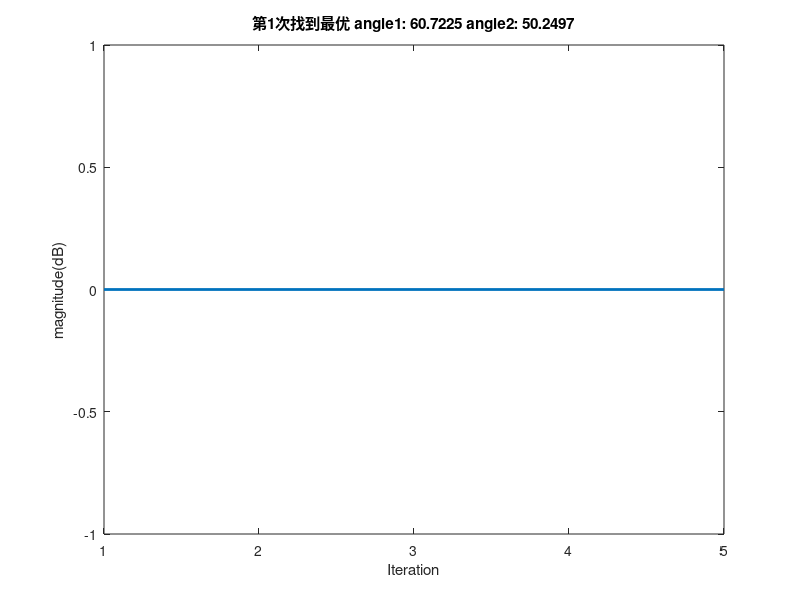
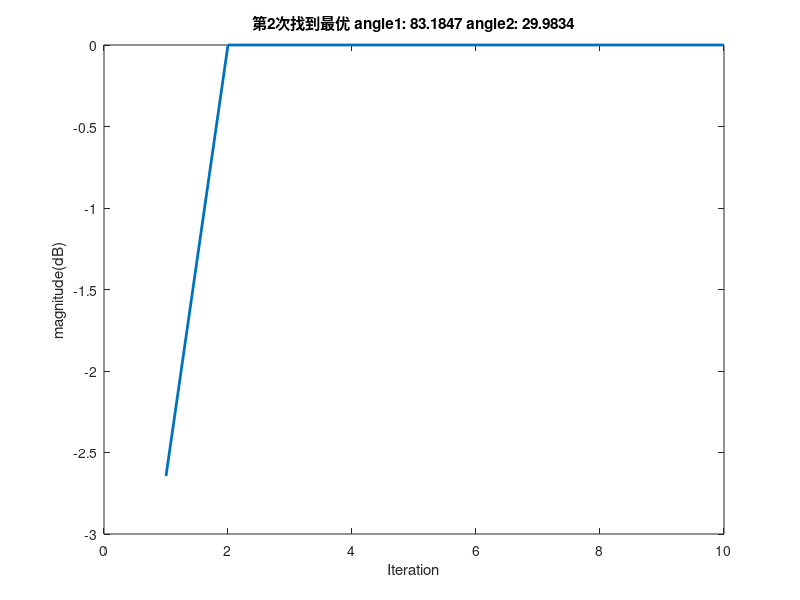
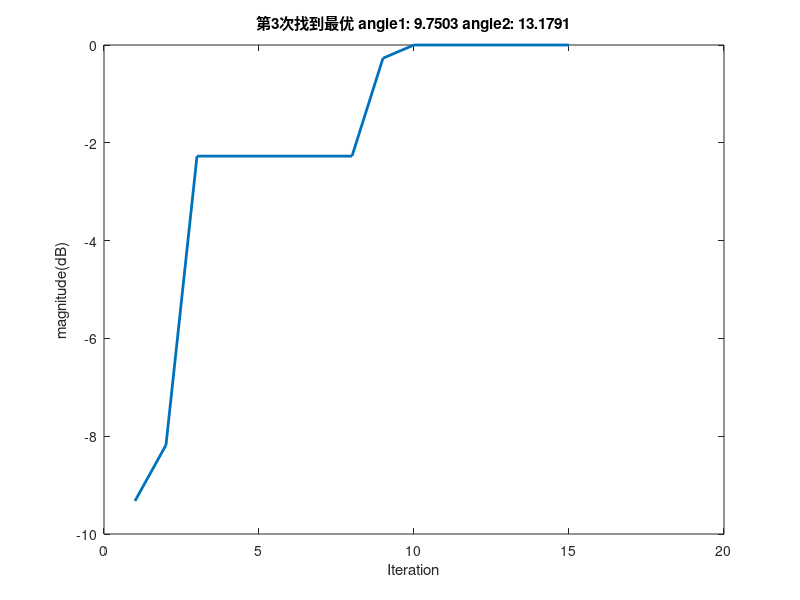
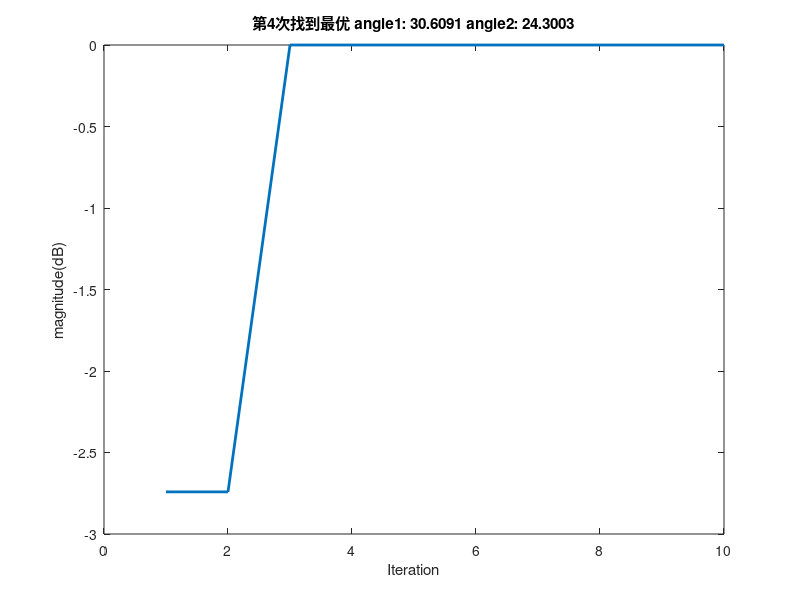

MATLAB code to generate these figures, in order:
%%DOA估计--pso算法：L型阵列问题
clc;clear;close all;
cd(fileparts(mfilename('fullpath')));
addpath(genpath(cd));

%% Problem Definition
nVar=2;             % Number of Decision Variables,两个变量第一变量是theta，第二变量是fe
VarSize=[1 nVar];   % Size of Decision Variables Matrix
VarMin= 0;          % Lower Bound of Variables,注意上下限要保持一致
VarMax= 90;         % Upper Bound of Variables
rad=pi/180;                               %角度->弧度
deg=180/pi;                               %弧度->角度
twpi=2*pi;
kelm=8;                                   %阵元数
dd=0.5;                                   %阵元间距
d=0:dd:(kelm-1)*dd;                       %X轴阵元分布
d1=dd:dd:(kelm-1)*dd;                     %Y轴阵元分布

iwave = 5;                                   %信源数
theta =[10 30 50 60 80];                     %待观测真实角度数据值1
fe=[15 25 5 50 30];                          %待观测真实角度数据值2

snr=10;                                   %信噪比
n=200;                                    %采样数

%% PSO Parameters
MaxIt=100;       % Maximum Number of Iterations
nPop=50;        % Population Size (Swarm Size)

% PSO Parameters
w=1;            % Inertia Weight
wdamp=0.99;     % Inertia Weight Damping Ratio
c1=1.5;         % Personal Learning Coefficient
c2=1.5;         % Global Learning Coefficient

% If you would like to use Constriction Coefficients for PSO,
% uncomment the following block and comment the above set of parameters.

% % Constriction Coefficients
% phi1=2.05;
% phi2=2.05;
% phi=phi1+phi2;
% chi=2/(phi-2+sqrt(phi^2-4*phi));
% w=chi;          % Inertia Weight
% wdamp=1;        % Inertia Weight Damping Ratio
% c1=chi*phi1;    % Personal Learning Coefficient
% c2=chi*phi2;    % Global Learning Coefficient

% Velocity Limits
VelMax=0.5*(VarMax-VarMin);
VelMin=-VelMax;

%% 搜索过程
angel = [];                     % 搜索获得的角度
count=0;counta=1;               % count表示第count次寻找得到的局部最优解的个数，counta表示找到的最优个数
BestC = [];                     % 存储找到的所有最优功率和所有最优角度   
BestP = [];
while counta <= iwave                   % 信源数即为局部最优解的个数
    w=1;                                              %每次循环重置w参数值
    count=count+1;
    disp(['--->第',num2str(count),'次尝试寻找最优角度']);
    
    %% Function And Init
    Ax=exp(-1i*twpi*d.'*(sin(theta*rad).*cos(fe*rad)));%X轴上阵元对应的方向矩阵
    Ay=exp(-1i*twpi*d1.'*(sin(theta*rad).*sin(fe*rad)));%Y轴上阵元对应的方向矩阵
    A=[Ax;Ay];
    S=randn(iwave,n);
    X=A*S;                                            %接受信号
    X1=awgn(X,snr,'measured');                        %加入高斯白噪声
    Rxx=X1*X1'/n;                                     %自相关函数
    [EV,D]=eig(Rxx);                                  %求矩阵的特征向量和特征值
    [EVA,I]=sort(diag(D).');                          %特征值按升值排序
    EV=fliplr(EV(:,I));                               %左右翻转，特征值按降序排序
    Un=EV(:,iwave+1:end);                             %噪声子空间
  
    %% Initialization
    empty_particle.Position=[];
    empty_particle.Cost=[];
    empty_particle.Velocity=[];
    empty_particle.Best.Position=[];
    empty_particle.Best.Cost=[];

    particle=repmat(empty_particle,nPop,1);

    GlobalBest.Cost=inf;
    GlobalBest.Position =zeros(1,nVar);
    for i=1:nPop

        % Initialize Position
        particle(i).Position =unifrnd(VarMin,VarMax,VarSize);
        % Initialize Velocity
        particle(i).Velocity = zeros(VarSize);
        
        % Evaluation
        phim1=rad*particle(i).Position(1);
        phim2=rad*particle(i).Position(2);
        a1=exp(-1i*twpi*d.'*sin(phim1)*cos(phim2));
        a2=exp(-1i*twpi*d1.'*sin(phim1)*sin(phim2));
        a=[a1;a2];
        SP=1/(a'*(Un*Un')*a);
        SP=abs(SP);
        particle(i).Cost=-SP;

        % Update Personal Best
        particle(i).Best.Position=particle(i).Position;
        particle(i).Best.Cost=particle(i).Cost;

        % Update Global Best
        if particle(i).Best.Cost<GlobalBest.Cost
            GlobalBest=particle(i).Best;                 %将结构体直接赋值
        end
    end

    BestCost=[];
    BestPosition=[];
    %% PSO Main Loop
    for it=1:MaxIt
        for i=1:nPop
            % Update Velocity
            particle(i).Velocity = w*particle(i).Velocity ...
                +c1*rand(VarSize).*(particle(i).Best.Position-particle(i).Position) ...
                +c2*rand(VarSize).*(GlobalBest.Position-particle(i).Position);

            % Apply Velocity Limits
            particle(i).Velocity = max(particle(i).Velocity,VelMin);
            particle(i).Velocity = min(particle(i).Velocity,VelMax);

            % Update Position
            particle(i).Position = particle(i).Position + particle(i).Velocity;

            % Velocity Mirror Effect
            IsOutside=(particle(i).Position<VarMin | particle(i).Position>VarMax);
            particle(i).Velocity(IsOutside)=-particle(i).Velocity(IsOutside);

            % Apply Position Limits
            particle(i).Position = max(particle(i).Position,VarMin);
            particle(i).Position = min(particle(i).Position,VarMax);

            % Evaluation
            phim1=rad*particle(i).Position(1);
            phim2=rad*particle(i).Position(2);
            a1=exp(-1i*twpi*d.'*sin(phim1)*cos(phim2));
            a2=exp(-1i*twpi*d1.'*sin(phim1)*sin(phim2));
            a=[a1;a2];
            SP=1/(a'*(Un*Un')*a);
            SP=abs(SP);
            particle(i).Cost=-SP;

            % Update Personal Best
            if particle(i).Cost<particle(i).Best.Cost

                particle(i).Best.Position=particle(i).Position;
                particle(i).Best.Cost=particle(i).Cost;

                % Update Global Best
                if particle(i).Best.Cost<GlobalBest.Cost
                    GlobalBest=particle(i).Best;
                end
            end
        end

        BestCost(it,:) = GlobalBest.Cost;
        BestPosition(it,:) = GlobalBest.Position;
        
        if mod(it,5) == 0  % 每隔5次数打印一次
            disp(['  Iteration ' num2str(it) ': Best Cost = ' num2str(BestCost(it)) ...
                ' Angle1 = ' num2str(BestPosition(it,1)) ' Angle2 = ' num2str(BestPosition(it,2)) ]);
            
            % 判断是否连续5个都相差在0.25度范围内,是则跳出，
            % 判断是否陷入局部，超过5次角度接近相似，跳出循环，重新初始化寻找
            if all(abs(BestPosition(it-4:it-1,:)-BestPosition(it,:))<=1)                    
                break;
            end
        end

        w=w*wdamp;
    end   

    %% 判断寻找到的角度是否重复，如果重复则不存储
    if count == 1
        angel(counta,:) = GlobalBest.Position;  
    else        
        if all(abs(angel-GlobalBest.Position)>1)   %判断是否找到相似角度，超过1.5度，不相似可以存储
            angel(counta,:) = GlobalBest.Position;  
        else
            continue; 
        end
    end
    disp([' * 找到 ', num2str(counta),' 组最优角度']);

    % 计算功率
    CostRate=abs(BestCost);
    CostRate_Max=max(CostRate);
    CostRate=10*log10(CostRate/CostRate_Max);

    % 绘画出适应度函数值
    figure;
    plot(CostRate,'LineWidth',2);
    title(['第',num2str(counta),'次找到最优',' angle1: ',num2str(GlobalBest.Position(1)),' angle2: ',num2str(GlobalBest.Position(2))]);
    xlabel('Iteration');
    ylabel('magnitude(dB)');

    % 存储找到的最优功率和最优角度
    BestC=[BestC;CostRate];
    BestP=[BestP;BestPosition];
    
    counta = counta+1;        
end

figure; % 真实与实验获得对比
[sorted_theta_fe,order1]=sortrows([theta',fe']);
[sorted_angel,order2]=sortrows(angel);   %以第一个角的大小进行排序
             

plot(sorted_theta_fe(:,1),sorted_theta_fe(:,2),"r",'LineWidth',2);
hold on

plot(sorted_theta_fe(:,1),sorted_theta_fe(:,2),'*b','MarkerSize',10,'LineWidth',1.5)
hold on

scatter(sorted_angel(:,1),sorted_angel(:,2),'g','LineWidth',1.5);

legend('真实角度波形','真实角度','实验角度')
title(' 真实与实验获得对比 ');
xlabel('theta');
ylabel('fe');
set(gca,'XTick',0:15:90)
set(gca,'YTick',0:15:90)
grid on;

figure; % 所有寻找到的功率变化
plot(BestC,'LineWidth',2);
title('所有寻找到的功率变化');
xlabel('Iteration');
ylabel('magnitude/(dB)');

figure; % 所有寻找到的角度变化
plot(BestP(:,1),'LineWidth',2);
hold on
plot(BestP(:,2),'LineWidth',2);
legend('theta','fe')
title('所有寻找到的角度变化');
xlabel('Iteration');
ylabel('angle/(度)');
angel